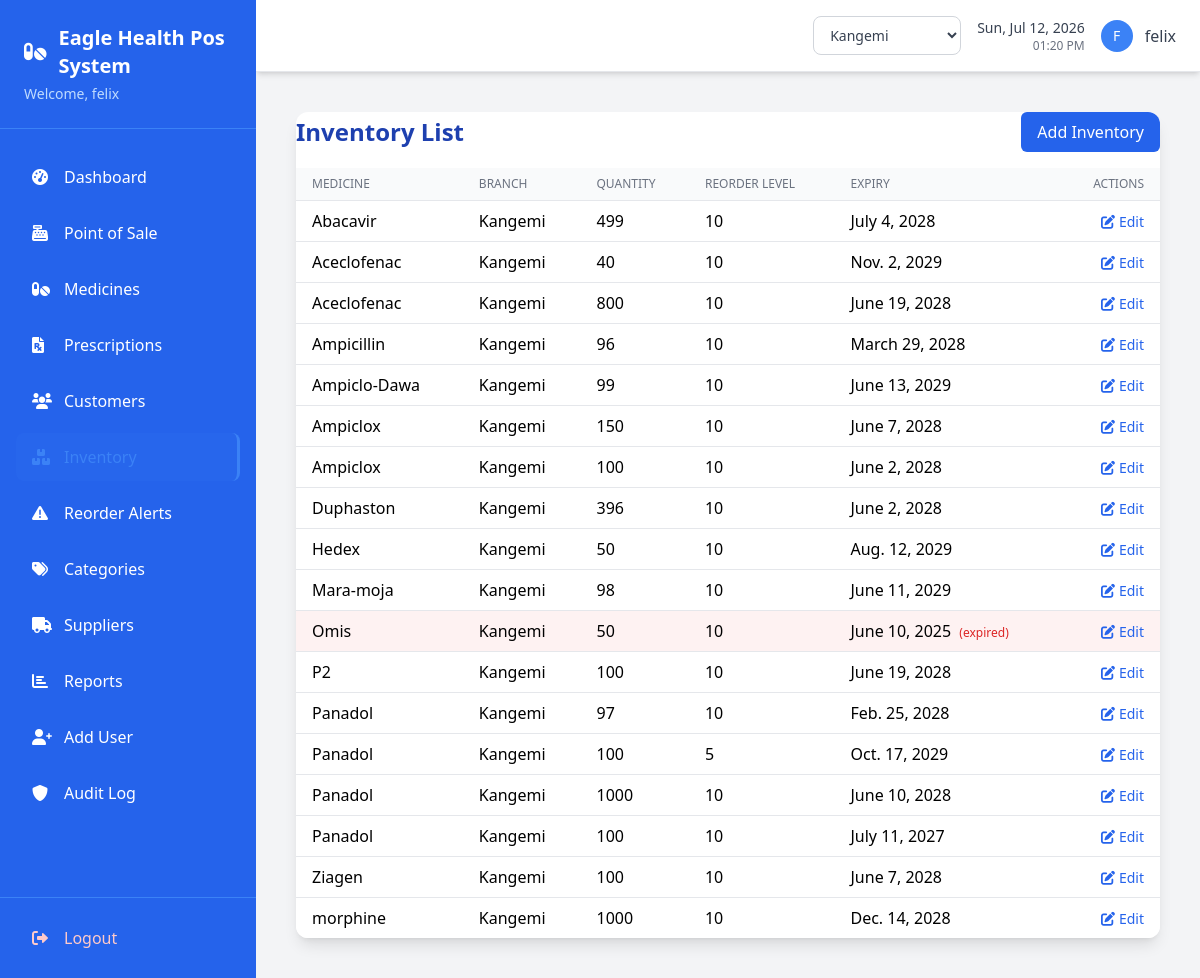
Screenshot of /inventory/ (signed in) with the database file from the repository.
### pos/models.py (models this page shows, shortened)
class Inventory(models.Model):
    branch = models.ForeignKey(Branch, on_delete=models.PROTECT, related_name='inventory_items', null=True, blank=True)
    medicine = models.ForeignKey(Medicine, on_delete=models.CASCADE)
    quantity = models.IntegerField(validators=[MinValueValidator(0)])
    reorder_level = models.PositiveIntegerField(default=10, help_text="Triggers low-stock alert when quantity falls at or below this.")
    expiry_date = models.DateField()
    batch_number = models.CharField(max_length=50, blank=True)
    cost_price = models.DecimalField(max_digits=10, decimal_places=2, validators=[MinValueValidator(Decimal('0.01'))])
    created_at = models.DateTimeField(auto_now_add=True)
    updated_at = models.DateTimeField(auto_now=True)
    class Meta:
        verbose_name_plural = "Inventories"
    @property
    def is_low_stock(self):
        return self.quantity <= self.reorder_level
    @property
    def is_expired(self):
        return self.expiry_date < timezone.now().date()

class Medicine(models.Model):
    name = models.CharField(max_length=100)
    category = models.ForeignKey(Category, on_delete=models.CASCADE)
    price = models.DecimalField(max_digits=10, decimal_places=2, validators=[MinValueValidator(Decimal('0.01'))])
    description = models.TextField(blank=True)
    manufacturer = models.CharField(max_length=100, blank=True)
    generic_name = models.CharField(max_length=150, blank=True, help_text="Clinical/active-ingredient name.")
    is_controlled_substance = models.BooleanField(default=False)
    barcode = models.CharField(max_length=50, blank=True, unique=True, null=True, help_text="Scannable SKU/barcode identifier.")
    is_active = models.BooleanField(default=True)
    created_at = models.DateTimeField(auto_now_add=True)
    updated_at = models.DateTimeField(auto_now=True)
    def __str__(self):
        return self.name

class Branch(models.Model):
    name = models.CharField(max_length=100, unique=True)
    code = models.CharField(max_length=10, unique=True)  # e.g. KNG, KWG, KIB, BGM
    location = models.CharField(max_length=255, blank=True)
    phone_number = models.CharField(max_length=20, blank=True)
    is_active = models.BooleanField(default=True)
    created_at = models.DateTimeField(auto_now_add=True)

### pos/views.py (the view)
# urls.py: path('inventory/', views.inventory_list, name='inventory_list'),
@login_required
def inventory_list(request):
    branch_filter = {} if request.active_branch_id is None else {'branch_id': request.active_branch_id}
    inventories = Inventory.objects.select_related('medicine', 'branch').filter(**branch_filter).order_by('medicine__name')
    return render(request, 'pos/inventory_list.html', {'inventories': inventories})

### pos/context_processors.py (called while the page is built)
def branch_context(request):
    if not request.user.is_authenticated:
        return {}
    return {
        'branches': Branch.objects.filter(is_active=True) if getattr(request, 'is_branch_admin', False) else [],
        'active_branch': Branch.objects.filter(id=request.active_branch_id).first() if getattr(request, 'active_branch_id', None) else None,
    }

### pos/models.py (called while the page is built)
    def get_accessible_branches(self):
        if self.role == 'admin':
            return Branch.objects.filter(is_active=True)
        return Branch.objects.filter(id=self.branch_id, is_active=True) if self.branch_id else Branch.objects.none()

### templates/pos/inventory_list.html (shortened to what this page needs)
{% extends 'base.html' %}
{% block content %}
<div class="max-w-6xl mx-auto p-4">
    <div class="bg-white rounded-xl shadow-lg overflow-hidden">
        <div class="flex justify-between items-center mb-4">
            <h2 class="text-2xl font-semibold text-blue-800">Inventory List</h2>
            <a href="{% url 'inventory_add' %}" class="bg-blue-600 text-white px-4 py-2 rounded-md hover:bg-blue-700">Add Inventory</a>
        </div>
        <table class="min-w-full divide-y divide-gray-200">
            <thead class="bg-gray-50">
                <tr>
                    <th class="px-4 py-2 text-left text-xs font-medium text-gray-500 uppercase">Medicine</th>
                    <th class="px-4 py-2 text-left text-xs font-medium text-gray-500 uppercase">Branch</th>
                    <th class="px-4 py-2 text-left text-xs font-medium text-gray-500 uppercase">Quantity</th>
                    <th class="px-4 py-2 text-left text-xs font-medium text-gray-500 uppercase">Reorder Level</th>
                    <th class="px-4 py-2 text-left text-xs font-medium text-gray-500 uppercase">Expiry</th>
                    <th class="px-4 py-2 text-right text-xs font-medium text-gray-500 uppercase">Actions</th>
                </tr>
            </thead>
            <tbody class="bg-white divide-y divide-gray-200">
                {% for item in inventories %}
                <tr class="{% if item.is_expired %}bg-red-50{% elif item.is_low_stock %}bg-yellow-50{% endif %}">
                    <td class="px-4 py-2">{{ item.medicine }}</td>
                    <td class="px-4 py-2">{{ item.branch.name|default:"—" }}</td>
                    <td class="px-4 py-2">
                        {{ item.quantity }}
                    </td>
                    <td class="px-4 py-2">{{ item.reorder_level }}</td>
                    <td class="px-4 py-2">
                        {{ item.expiry_date }}
                        {% if item.is_expired %}<span class="ml-1 text-xs text-red-600">(expired)</span>{% endif %}
                    </td>
                    <td class="px-4 py-2 text-right">
                        <a href="{% url 'inventory_edit' item.id %}" class="text-blue-600 hover:text-blue-800 text-sm">
                            <i class="fas fa-edit mr-1"></i>Edit
                        </a>
                    </td>
                </tr>
                {% empty %}
                <tr>
                    <td colspan="6" class="px-4 py-2 text-center text-gray-400">No inventory found.</td>
                </tr>
                {% endfor %}
            </tbody>
        </table>
    </div>
</div>
{% endblock %}

### templates/base.html (shortened to what this page needs)
{% load crispy_forms_tags %}
<!doctype html>
<html lang="en">
  <head>
    <script src="https://cdn.tailwindcss.com"></script>
    <link
      rel="stylesheet"
      href="https://cdnjs.cloudflare.com/ajax/libs/font-awesome/6.0.0/css/all.min.css"
    />
  </head>
  <body class="bg-gray-100 font-sans">
    <div class="flex h-screen">
      <div class="bg-blue-600 text-white w-64 flex-shrink-0 flex flex-col">
        <div class="p-6 border-b border-blue-500">
          <h1 class="text-xl font-bold flex items-center">
            <i class="fas fa-pills mr-3"></i>
            Eagle Health Pos System
          </h1>
          <p class="text-blue-200 text-sm mt-1">
            Welcome, {{ user.first_name|default:user.username }}
          </p>
        </div>
        <nav class="flex-1 px-4 py-6 space-y-2">
          <a
            href="{% url 'dashboard' %}"
            class="flex items-center px-4 py-3 rounded-lg hover:bg-blue-700 transition-colors duration-200 {% if request.resolver_match.url_name == 'dashboard' %}sidebar-active{% endif %}"
          >
            <i class="fas fa-tachometer-alt w-5 mr-3"></i>
            <span>Dashboard</span>
          </a>
          <a
            href="{% url 'pos_sale' %}"
            class="flex items-center px-4 py-3 rounded-lg hover:bg-blue-700 transition-colors duration-200 {% if request.resolver_match.url_name == 'pos_sale' %}sidebar-active{% endif %}"
          >
            <i class="fas fa-cash-register w-5 mr-3"></i>
            <span>Point of Sale</span>
          </a>
          <a
            href="{% url 'medicine_list' %}"
            class="flex items-center px-4 py-3 rounded-lg hover:bg-blue-700 transition-colors duration-200 {% if 'medicine' in request.resolver_match.url_name %}sidebar-active{% endif %}"
          >
            <i class="fas fa-pills w-5 mr-3"></i>
            <span>Medicines</span>
          </a>
          <a
            href="{% url 'prescription_list' %}"
            class="flex items-center px-4 py-3 rounded-lg hover:bg-blue-700 transition-colors duration-200 {% if 'prescription' in request.resolver_match.url_name %}sidebar-active{% endif %}"
          >
            <i class="fas fa-file-prescription w-5 mr-3"></i>
            <span>Prescriptions</span>
          </a>
          <a
            href="{% url 'customer_list' %}"
            class="flex items-center px-4 py-3 rounded-lg hover:bg-blue-700 transition-colors duration-200 {% if 'customer' in request.resolver_match.url_name %}sidebar-active{% endif %}"
          >
            <i class="fas fa-users w-5 mr-3"></i>
            <span>Customers</span>
          </a>
          <a
            href="{% url 'inventory_list' %}"
            class="flex items-center px-4 py-3 rounded-lg hover:bg-blue-700 transition-colors duration-200 {% if 'inventory' in request.resolver_match.url_name %}sidebar-active{% endif %}"
          >
            <i class="fas fa-boxes w-5 mr-3"></i>
            <span>Inventory</span>
          </a>
          <a
            href="{% url 'reorder_alerts' %}"
            class="flex items-center px-4 py-3 rounded-lg hover:bg-blue-700 transition-colors duration-200 {% if 'reorder' in request.resolver_match.url_name %}sidebar-active{% endif %}"
          >
            <i class="fas fa-triangle-exclamation w-5 mr-3"></i>
            <span>Reorder Alerts</span>
          </a>
          <a
            href="{% url 'category_list' %}"
            class="flex items-center px-4 py-3 rounded-lg hover:bg-blue-700 transition-colors duration-200 {% if 'categor' in request.resolver_match.url_name %}sidebar-active{% endif %}"
          >
            <i class="fas fa-tags w-5 mr-3"></i>
            <span>Categories</span>
          </a>
          <a
            href="{% url 'supplier_list' %}"
            class="flex items-center px-4 py-3 rounded-lg hover:bg-blue-700 transition-colors duration-200 {% if 'supplier' in request.resolver_match.url_name %}sidebar-active{% endif %}"
          >
            <i class="fas fa-truck w-5 mr-3"></i>
            <span>Suppliers</span>
          </a>
          <a
            href="{% url 'sales_report' %}"
            class="flex items-center px-4 py-3 rounded-lg hover:bg-blue-700 transition-colors duration-200 {% if 'report' in request.resolver_match.url_name %}sidebar-active{% endif %}"
          >
            <i class="fas fa-chart-bar w-5 mr-3"></i>
            <span>Reports</span>
          </a>
          <a
            href="{% url 'add_user' %}"
            class="flex items-center px-4 py-3 rounded-lg hover:bg-blue-700 transition-colors duration-200 {% if request.resolver_match.url_name == 'add_user' %}sidebar-active{% endif %}"
          >
            <i class="fas fa-user-plus w-5 mr-3"></i>
            <span>Add User</span>
          </a>
          {% if user.profile.role == 'admin' %}
          <a
            href="{% url 'audit_log_list' %}"
            class="flex items-center px-4 py-3 rounded-lg hover:bg-blue-700 transition-colors duration-200 {% if request.resolver_match.url_name == 'audit_log_list' %}sidebar-active{% endif %}"
          >
            <i class="fas fa-shield-alt w-5 mr-3"></i>
            <span>Audit Log</span>
          </a>
          {% endif %}
        </nav>
        <div class="p-4 border-t border-blue-500">
          <a
            href="{% url 'login' %}"
            class="flex items-center px-4 py-3 rounded-lg hover:bg-red-600 transition-colors duration-200 text-red-200 hover:text-white"
          >
            <i class="fas fa-sign-out-alt w-5 mr-3"></i>
            <span>Logout</span>
          </a>
        </div>
      </div>
      <div class="flex-1 flex flex-col overflow-hidden">
<header class="bg-white shadow-md border-b border-gray-200 px-6 py-4">
  <div class="flex justify-between items-center">
    <div class="flex items-center space-x-4">
      {% if user.profile.role == 'admin' %}
      <div class="relative">
        <select
          onchange="window.location.href=this.value"
          class="border border-gray-300 rounded-lg px-3 py-2 text-sm font-medium text-gray-700 bg-white hover:border-blue-400 focus:outline-none focus:ring-2 focus:ring-blue-400"
        >
          {% for b in branches %}
            <option value="{% url 'switch_branch' b.id %}" {% if active_branch.id == b.id %}selected{% endif %}>
              {{ b.name }}
            </option>
          {% endfor %}
        </select>
      </div>
      {% elif active_branch %}
      <div class="flex items-center px-3 py-2 bg-blue-50 border border-blue-200 rounded-lg">
        <i class="fas fa-store text-blue-500 mr-2 text-sm"></i>
        <span class="text-sm font-medium text-blue-700">{{ active_branch.name }}</span>
      </div>
      {% endif %}
      <div class="text-right">
        <p
          class="text-sm font-medium text-gray-700"
          id="current-date"
        ></p>
        <p class="text-xs text-gray-500" id="current-time"></p>
      </div>
      <div class="flex items-center space-x-3">
        <div
          class="w-8 h-8 bg-blue-500 rounded-full flex items-center justify-center"
        >
          <span class="text-white font-medium text-sm">
            {{ user.first_name.0|default:user.username.0|upper }}
          </span>
        </div>
        <span class="text-gray-700 font-medium"
          >{{ user.first_name|default:user.username }}</span
        >
      </div>
    </div>
  </div>
</header>
        <main class="flex-1 overflow-auto p-6">
           {% block content %}{% endblock %}
        </main>
      </div>
    </div>
  </body>
</html>

### templates/base.html (style rules this page uses)
.sidebar-active { background-color: rgba(59, 130, 246, 0.1); border-right: 3px solid #3b82f6; }
.sidebar-active i, .sidebar-active span { color: #3b82f6; }

### rows the page displays
Inventory: medicine "Abacavir", branch.name "Kangemi", quantity "499", reorder_level "10", expiry_date "July 4, 2028"
Inventory: medicine "Aceclofenac", branch.name "Kangemi", quantity "40", reorder_level "10", expiry_date "Nov. 2, 2029"
Inventory: medicine "Aceclofenac", branch.name "Kangemi", quantity "800", reorder_level "10", expiry_date "June 19, 2028"
Inventory: medicine "Ampicillin", branch.name "Kangemi", quantity "96", reorder_level "10", expiry_date "March 29, 2028"
Inventory: medicine "Ampiclo-Dawa", branch.name "Kangemi", quantity "99", reorder_level "10", expiry_date "June 13, 2029"
Inventory: medicine "Ampiclox", branch.name "Kangemi", quantity "150", reorder_level "10", expiry_date "June 7, 2028"
Inventory: medicine "Ampiclox", branch.name "Kangemi", quantity "100", reorder_level "10", expiry_date "June 2, 2028"
Inventory: medicine "Duphaston", branch.name "Kangemi", quantity "396", reorder_level "10", expiry_date "June 2, 2028"
Inventory: medicine "Hedex", branch.name "Kangemi", quantity "50", reorder_level "10", expiry_date "Aug. 12, 2029"
Inventory: medicine "Mara-moja", branch.name "Kangemi", quantity "98", reorder_level "10", expiry_date "June 11, 2029"
Inventory: medicine "Omis", branch.name "Kangemi", quantity "50", reorder_level "10", expiry_date "June 10, 2025", shows "(expired)"
Inventory: medicine "P2", branch.name "Kangemi", quantity "100", reorder_level "10", expiry_date "June 19, 2028"
Inventory: medicine "Panadol", branch.name "Kangemi", quantity "97", reorder_level "10", expiry_date "Feb. 25, 2028"
Inventory: medicine "Panadol", branch.name "Kangemi", quantity "100", reorder_level "5", expiry_date "Oct. 17, 2029"
Inventory: medicine "Panadol", branch.name "Kangemi", quantity "1000", reorder_level "10", expiry_date "June 10, 2028"
Inventory: medicine "Panadol", branch.name "Kangemi", quantity "100", reorder_level "10", expiry_date "July 11, 2027"
Inventory: medicine "Ziagen", branch.name "Kangemi", quantity "100", reorder_level "10", expiry_date "June 7, 2028"
Inventory: medicine "morphine", branch.name "Kangemi", quantity "1000", reorder_level "10", expiry_date "Dec. 14, 2028"

### other values shown
{{ user.first_name|default:user.username }} "felix"
{{ user.first_name.0|default:user.username.0|upper }} "F"
form field value "Kangemi"
